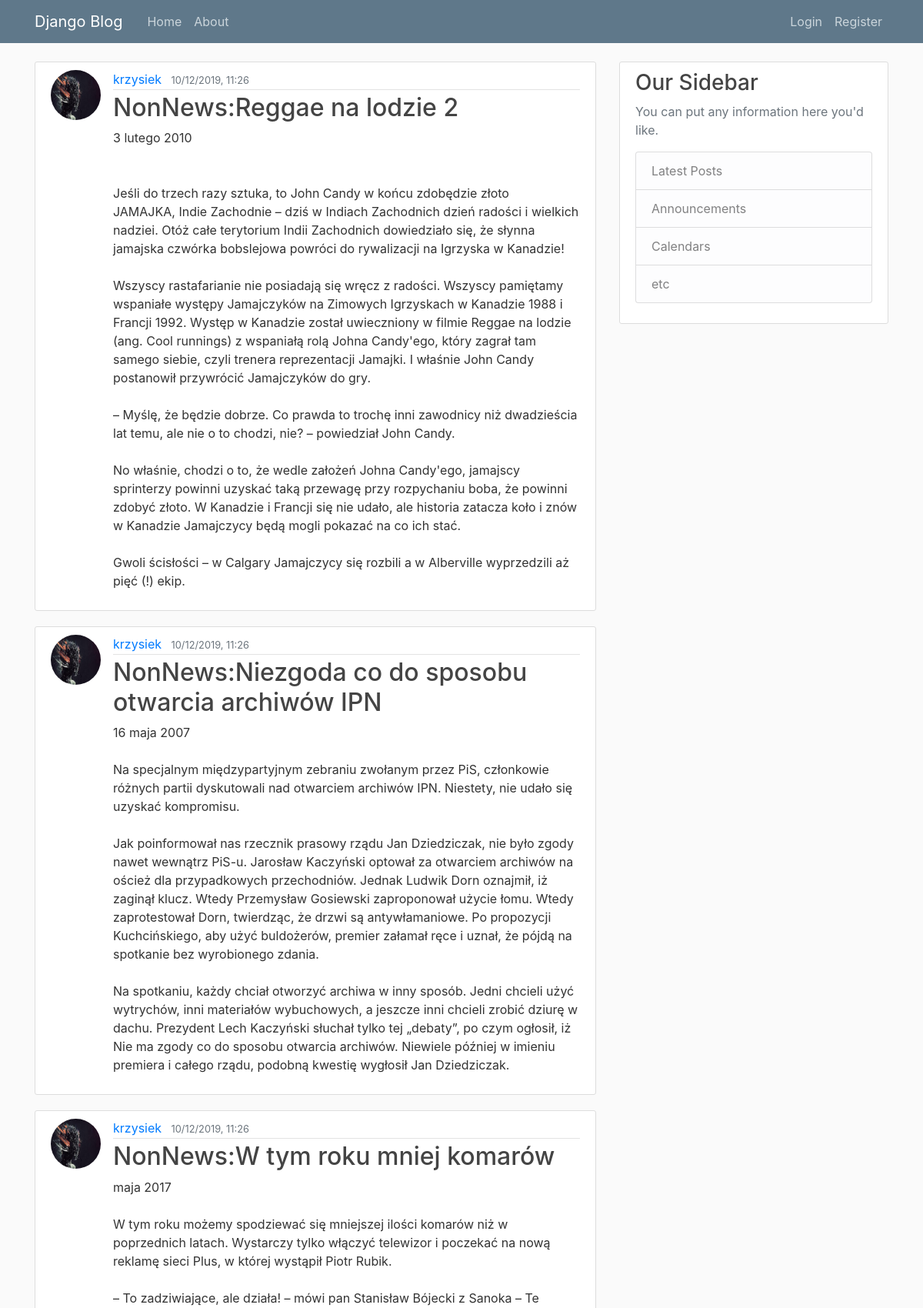
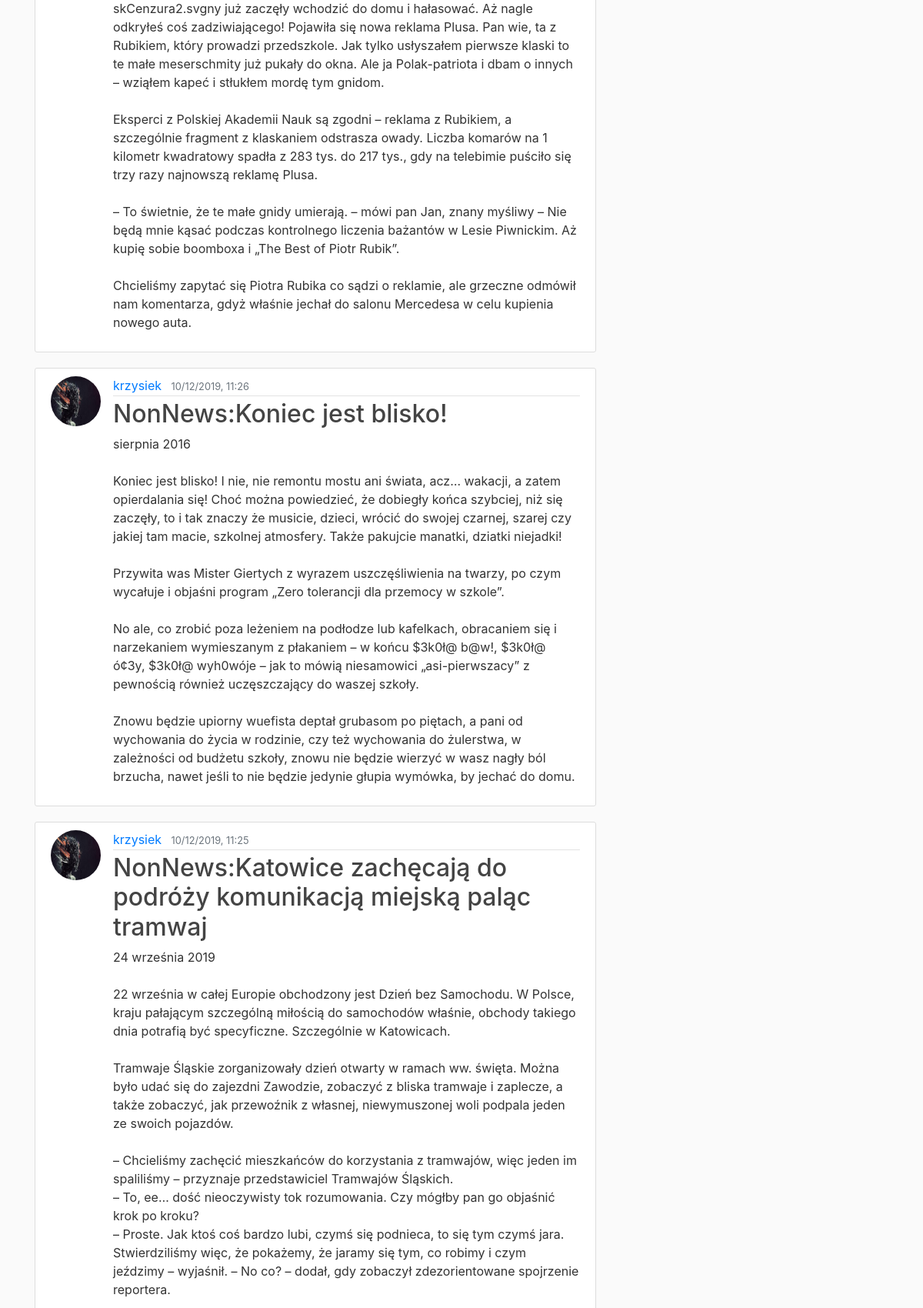
The page / (upper part) on the database its author committed (2 pictures, top to bottom).
### blog/models.py (models this page shows, shortened)
class Post(models.Model):
    title = models.CharField(max_length=100)
    content = models.TextField()
    date_posted = models.DateTimeField(default=timezone.now)
    author = models.ForeignKey(User, on_delete=models.CASCADE)

### users/models.py (models this page shows, shortened)
class Profile(models.Model):
    user = models.OneToOneField(User, on_delete=models.CASCADE)
    image = models.ImageField(default='default.jpg', upload_to='profile_pics')

### blog/views.py (the view)
# urls.py: path('', PostListView.as_view(), name='blog-home'),
class PostListView(ListView):
    model = Post
    template_name = 'blog/home.html'
    context_object_name = 'posts'
    ordering = ['-date_posted']
    paginate_by = 5

### blog/templates/blog/home.html (shortened to what this page needs)
{% extends "blog/base.html" %}
{% block content %}
    {% for post in posts %}
        <article class="media content-section">
          <img class="rounded-circle article-img" src="{{ post.author.profile.image.url }}">
          <div class="media-body">
            <div class="article-metadata">
              <a class="mr-2" href="{% url 'user-posts' post.author.username %}">{{ post.author }}</a>
              <small class="text-muted">{{ post.date_posted|date:"d/m/Y, H:i" }}</small>
            </div>
            <h2><a class="article-title" href="{% url 'post-detail' post.id %}">{{ post.title }}</a></h2>
            <p class="article-content">{{ post.content }}</p>
          </div>
        </article>
    {% endfor %}
{% endblock content %}

### blog/templates/blog/base.html (shortened to what this page needs)
{% load static %}
<!DOCTYPE html>
<html>
<head>
    <link rel="stylesheet" href="https://stackpath.bootstrapcdn.com/bootstrap/4.4.1/css/bootstrap.min.css">
    <link rel="stylesheet" type="text/css" href="{% static 'blog/main.css' %}">
</head>
<body>
    <header class="site-header">
      <nav class="navbar navbar-expand-md navbar-dark bg-steel fixed-top">
        <div class="container">
          <a class="navbar-brand mr-4" href="{% url 'blog-home' %}">Django Blog</a>
          <div class="collapse navbar-collapse" id="navbarToggle">
            <div class="navbar-nav mr-auto">
              <a class="nav-item nav-link" href="{% url 'blog-home' %}">Home</a>
              <a class="nav-item nav-link" href="{% url 'blog-about' %}">About</a>
            </div>
            <div class="navbar-nav">
                {% if user.is_authenticated %}
                <a class="nav-item nav-link" href="{% url 'post-create' %}">New Post</a>
                <a class="nav-item nav-link" href="{% url 'profile' %}">Profile</a>
                <a class="nav-item nav-link" href="{% url 'logout' %}">Logout</a>
                {% else %}
                <a class="nav-item nav-link" href="{% url 'login' %}">Login</a>
                <a class="nav-item nav-link" href="{% url 'register' %}">Register</a>
                {% endif %}
            </div>
          </div>
        </div>
      </nav>
    </header>
    <main role="main" class="container">
      <div class="row">
        <div class="col-md-8">
          {% block content %}{% endblock %}
        </div>
        <div class="col-md-4">
          <div class="content-section">
            <h3>Our Sidebar</h3>
            <p class='text-muted'>You can put any information here you'd like.
              <ul class="list-group">
                <li class="list-group-item list-group-item-light">Latest Posts</li>
                <li class="list-group-item list-group-item-light">Announcements</li>
                <li class="list-group-item list-group-item-light">Calendars</li>
                <li class="list-group-item list-group-item-light">etc</li>
              </ul>
            </p>
          </div>
        </div>
      </div>
    </main>
</body>
</html>

### blog/static/blog/main.css (style rules this page uses)
body { background: #fafafa; color: #333333; margin-top: 5rem; }
h1, h2, h3, h4, h5, h6 { color: #444444; }
ul { margin: 0; }
.bg-steel { background-color: #5f788a; }
.site-header .navbar-nav .nav-link { color: #cbd5db; }
.content-section { background: #ffffff; padding: 10px 20px; border: 1px solid #dddddd; border-radius: 3px; margin-bottom: 20px; }
.article-title { color: #444444; }
.article-content { white-space: pre-line; }
.article-img { height: 65px; width: 65px; margin-right: 16px; }
.article-metadata { padding-bottom: 1px; margin-bottom: 4px; border-bottom: 1px solid #e3e3e3 }

### rows shown on the page
Post: author.profile.image (picture), author "krzysiek", date_posted "10/12/2019, 11:26", title "NonNews:Reggae na lodzie 2", content "3 lutego 2010 Jeśli do trzech razy sztuka, to John Candy w końcu zdobędzie złoto JAMAJKA, Indie Zachodnie – dziś w Indiach Zachodnich dzień radości i wielkich nadziei. Otóż całe terytorium Indii Zachodnich dowiedziało się, że słynna jamajska czwórka bobslejowa powróci do rywalizacji na Igrzyska w Kanadzie! Wszyscy rastafarianie nie posiadają się wręcz z radości. Wszyscy pamiętamy wspaniałe występy Jamajczyków na Zimowych Igrzyskach w Kanadzie 1988 i Francji 1992. Występ w Kanadzie został uwieczniony w filmie Reggae na lodzie (ang. Cool runnings) z wspaniałą rolą Johna Candy'ego, który zagrał tam samego siebie, czyli trenera reprezentacji Jamajki. I właśnie John Candy postanowił przywrócić…"
Post: author.profile.image (picture), author "krzysiek", date_posted "10/12/2019, 11:26", title "NonNews:Niezgoda co do sposobu otwarcia archiwów IPN", content "16 maja 2007 Na specjalnym międzypartyjnym zebraniu zwołanym przez PiS, członkowie różnych partii dyskutowali nad otwarciem archiwów IPN. Niestety, nie udało się uzyskać kompromisu. Jak poinformował nas rzecznik prasowy rządu Jan Dziedziczak, nie było zgody nawet wewnątrz PiS-u. Jarosław Kaczyński optował za otwarciem archiwów na oścież dla przypadkowych przechodniów. Jednak Ludwik Dorn oznajmił, iż zaginął klucz. Wtedy Przemysław Gosiewski zaproponował użycie łomu. Wtedy zaprotestował Dorn, twierdząc, że drzwi są antywłamaniowe. Po propozycji Kuchcińskiego, aby użyć buldożerów, premier załamał ręce i uznał, że pójdą na spotkanie bez wyrobionego zdania. Na spotkaniu, każdy chciał otworzyć…"
Post: author.profile.image (picture), author "krzysiek", date_posted "10/12/2019, 11:26", title "NonNews:W tym roku mniej komarów", content "maja 2017 W tym roku możemy spodziewać się mniejszej ilości komarów niż w poprzednich latach. Wystarczy tylko włączyć telewizor i poczekać na nową reklamę sieci Plus, w której wystąpił Piotr Rubik. – To zadziwiające, ale działa! – mówi pan Stanisław Bójecki z Sanoka – Te skCenzura2.svgny już zaczęły wchodzić do domu i hałasować. Aż nagle odkryłeś coś zadziwiającego! Pojawiła się nowa reklama Plusa. Pan wie, ta z Rubikiem, który prowadzi przedszkole. Jak tylko usłyszałem pierwsze klaski to te małe meserschmity już pukały do okna. Ale ja Polak-patriota i dbam o innych – wziąłem kapeć i stłukłem mordę tym gnidom. Eksperci z Polskiej Akademii Nauk są zgodni – reklama z Rubikiem, a szczególnie…"
Post: author.profile.image (picture), author "krzysiek", date_posted "10/12/2019, 11:26", title "NonNews:Koniec jest blisko!", content "sierpnia 2016 Koniec jest blisko! I nie, nie remontu mostu ani świata, acz… wakacji, a zatem opierdalania się! Choć można powiedzieć, że dobiegły końca szybciej, niż się zaczęły, to i tak znaczy że musicie, dzieci, wrócić do swojej czarnej, szarej czy jakiej tam macie, szkolnej atmosfery. Także pakujcie manatki, dziatki niejadki! Przywita was Mister Giertych z wyrazem uszczęśliwienia na twarzy, po czym wycałuje i objaśni program „Zero tolerancji dla przemocy w szkole”. No ale, co zrobić poza leżeniem na podłodze lub kafelkach, obracaniem się i narzekaniem wymieszanym z płakaniem – w końcu $3k0ł@ b@w!, $3k0ł@ ó¢3y, $3k0ł@ wyh0wóje – jak to mówią niesamowici „asi-pierwszacy” z pewnością…"
Post: author.profile.image (picture), author "krzysiek", date_posted "10/12/2019, 11:25", title "NonNews:Katowice zachęcają do podróży komunikacją miejską paląc tramwaj"
